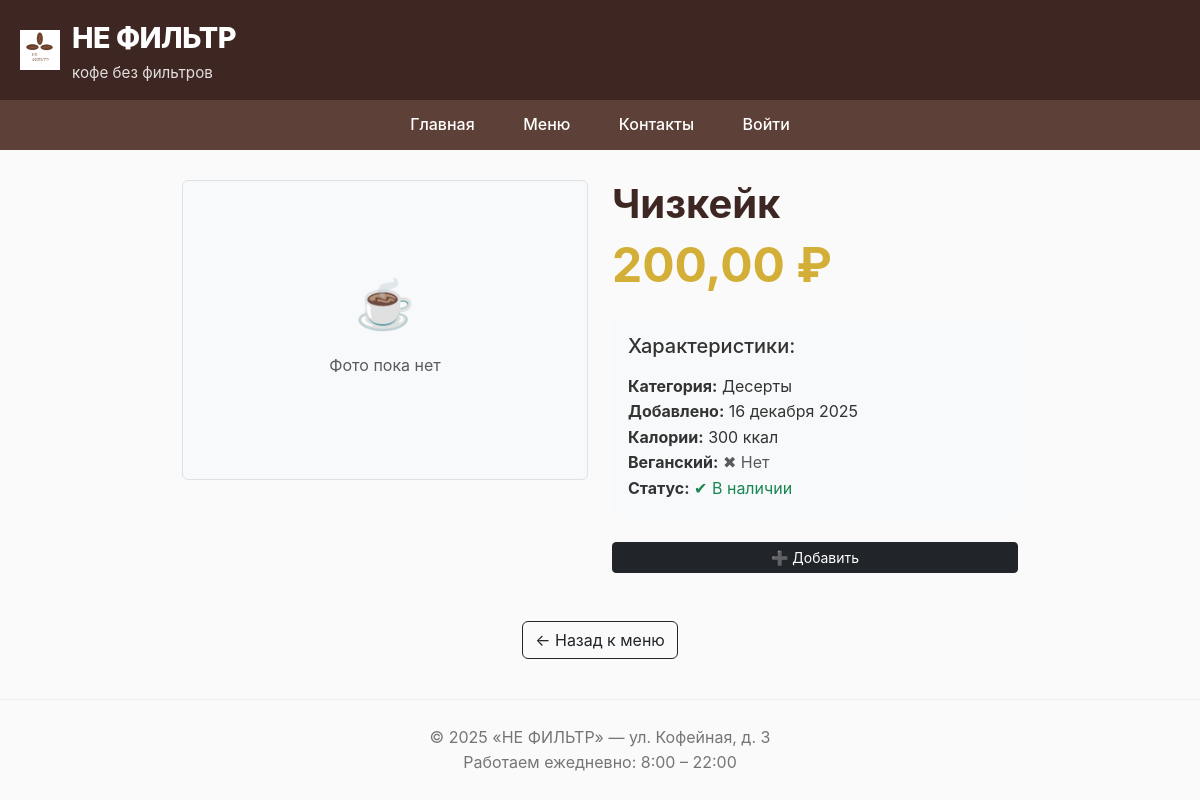
The page /menu/3/ on the database its author committed.
### main/models.py (models this page shows, shortened)
class MenuItem(models.Model):
    name = models.CharField("Название", max_length=100)
    category = models.ForeignKey(
        Category,
        on_delete=models.PROTECT,  # нельзя удалить категорию, если есть товары
        verbose_name="Категория"
    )
    price = models.DecimalField("Цена", max_digits=6, decimal_places=2)
    description = models.TextField("Описание", blank=True)
    created_at = models.DateTimeField("Добавлено", auto_now_add=True)
    in_stock = models.BooleanField("В наличии", default=True)
    image = models.ImageField("Фото", upload_to="menu/", blank=True, null=True)
    stock = models.PositiveIntegerField("Остаток", default=999)  # 999 = "много"
    volume_ml = models.PositiveSmallIntegerField("Объём, мл", blank=True, null=True)
    calories = models.PositiveSmallIntegerField("Калории, ккал", blank=True, null=True)
    is_vegan = models.BooleanField("Веганский", default=False, blank=True)
    class Meta:
        ordering = ['-created_at']  # новые — первыми

class Category(models.Model):
    name = models.CharField("Название", max_length=100, unique=True)
    class Meta:
            verbose_name = "Категория"
            verbose_name_plural = "Категории"

### main/views.py (the view)
# urls.py: path('menu/<int:item_id>/', views.menu_detail, name='menu_detail'),
def menu_detail(request, item_id):
    item = get_object_or_404(MenuItem, id=item_id, in_stock=True)
    return render(request, 'menu_detail.html', {'item': item})

### coffee/templates/menu_detail.html (shortened to what this page needs)
{% extends "base.html" %}
{% block content %}
<div class="container mt-4">
    <div class="row">
        <div class="col-md-6 mb-4 mb-md-0">
            {% if item.image %}
                <img src="{{ item.image.url }}" class="img-fluid rounded shadow-sm" alt="{{ item.name }}">
            {% else %}
                <div class="bg-light border rounded d-flex align-items-center justify-content-center" style="height: 300px;">
                    <div class="text-center">
                        <div style="font-size: 3rem; margin-bottom: 10px;">☕</div>
                        <p class="text-muted">Фото пока нет</p>
                    </div>
                </div>
            {% endif %}
        </div>
        <div class="col-md-6">
            <h1 class="fw-bold" style="color: #3E2723;">{{ item.name }}</h1>
            <div class="d-flex align-items-baseline mb-3">
                <span class="display-5 fw-bold" style="color: #D4AF37;">{{ item.price }} ₽</span>
            </div>
            <div class="mt-4 p-3 bg-light rounded">
                <h5 class="mb-3">Характеристики:</h5>
                <ul class="list-unstyled mb-0">
                    <li><strong>Категория:</strong> {{ item.category.name }}</li>
                    <li><strong>Добавлено:</strong> {{ item.created_at|date:"d E Y" }}</li>
                    {% if item.calories %}
                        <li><strong>Калории:</strong> {{ item.calories }} ккал</li>
                    {% endif %}
                    <li><strong>Веганский:</strong>
                        {% if item.is_vegan %}<span class="text-success">✔ Да</span>
                        {% else %}<span class="text-muted">✖ Нет</span>{% endif %}
                    </li>
                    <li><strong>Статус:</strong>
                        {% if item.in_stock %}
                            <span class="text-success">✔ В наличии</span>
                        {% else %}
                            <span class="text-muted">⏸ Недоступно</span>
                        {% endif %}
                    </li>
                </ul>
            </div>
            <div class="mt-4">
                {% if item.in_stock %}
                    <a href="{% url 'cart_add' item.id %}?next={{ request.path }}"
                     class="btn btn-dark btn-sm w-100">
                     ➕ Добавить
                    </a>
                {% else %}
                    <button class="btn btn-outline-secondary btn-lg w-100 py-3" disabled>
                        Недоступно сейчас
                    </button>
                {% endif %}
            </div>
        </div>
    </div>
    <div class="text-center mt-5">
        <a href="{% url 'menu' %}" class="btn btn-outline-dark">&larr; Назад к меню</a>
    </div>
</div>
{% endblock %}

### coffee/templates/base.html (style rules this page uses)
* { margin: 0; padding: 0; box-sizing: border-box; }
body { font-family: -apple-system, BlinkMacSystemFont, 'Segoe UI', Roboto, sans-serif; line-height: 1.6; color: #333; background-color: #fafafa; }

### rows shown on the page
MenuItem: name "Чизкейк", price "200,00", category.name "Десерты", created_at "16 декабря 2025", calories "300"
